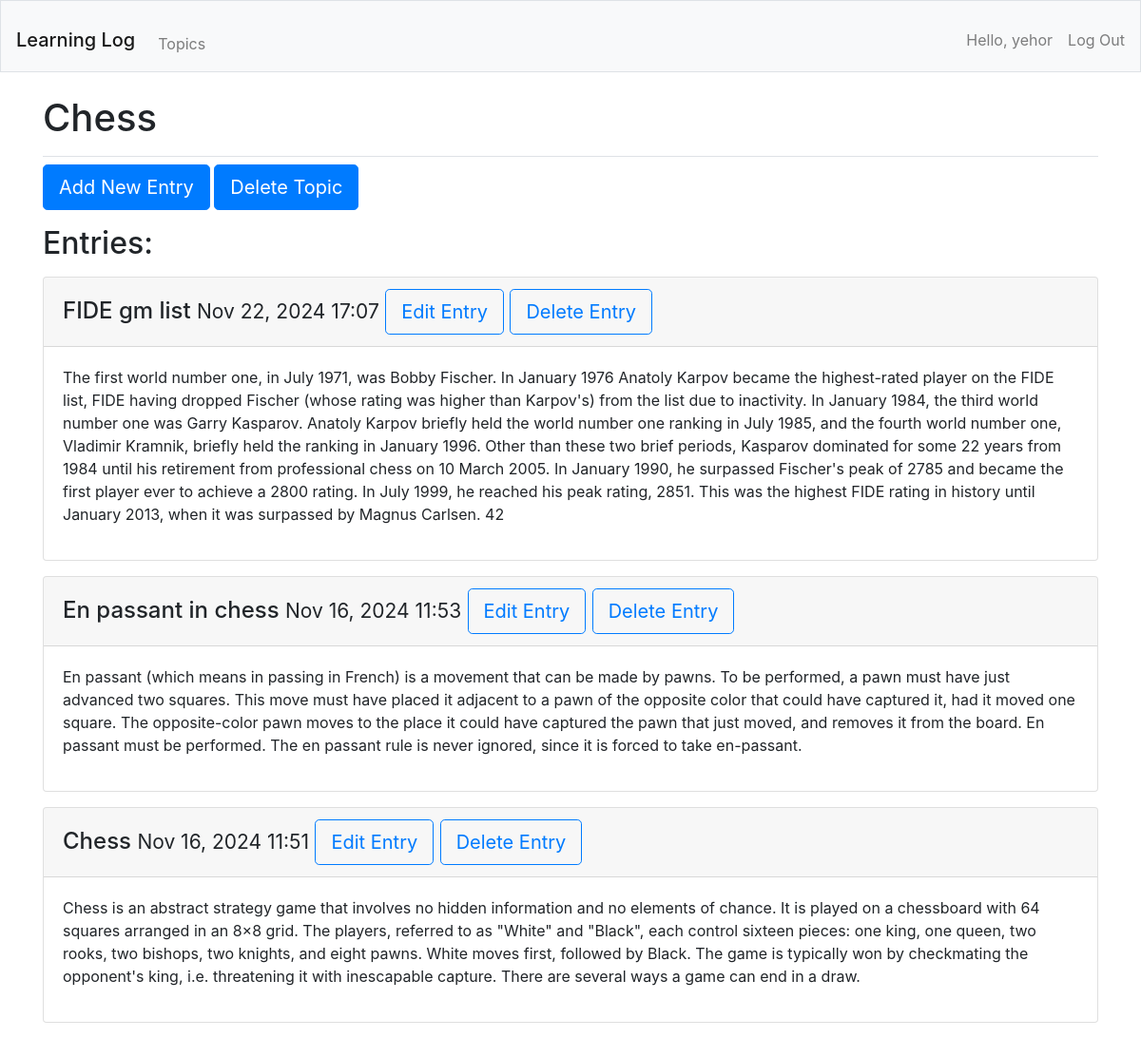
The page /topics/2/ (signed in) on the database its author committed.
### learning_logs/models.py (models this page shows, shortened)
class Topics(models.Model):
    text = models.CharField(max_length=200)
    date_added = models.DateTimeField(auto_now_add=True)
    owner = models.ForeignKey(User, on_delete=models.CASCADE)
    def __str__(self):
        return self.text

class Entry(models.Model):
    topic = models.ForeignKey(Topics, on_delete=models.CASCADE)
    title = models.CharField(max_length=200)
    text = models.TextField()
    date_added = models.DateTimeField(auto_now_add=True)
    class Meta:
        verbose_name_plural = 'entries'

### learning_logs/views.py (the view)
# urls.py: path('topics/<int:topic_id>/', views.topic, name='topic'),
@login_required
def topic(request, topic_id):
    topic = Topics.objects.get(id=topic_id)
    check_topic_owner(request, topic.owner)
    entries = topic.entry_set.order_by('-date_added')
    context = {'topic': topic, 'entries':entries}
    return render(request, 'learning_logs/topic.html', context)

### learning_logs/views.py (called while the page is built)
def check_topic_owner(request, owner):
    if owner != request.user:
        raise Http404

### learning_logs/templates/learning_logs/topic.html
{% extends 'learning_logs/base.html' %}
{% block page_header %}
    <h1>{{ topic }}</h1>
{% endblock page_header %}
{% block content %}
    <div class="mb-3">
        <a class="btn btn-lg btn-primary" href="{% url 'learning_logs:new_entry' topic.id %}">Add New Entry</a>
        <a class="btn btn-lg btn-primary" href="{% url 'learning_logs:delete_topic' topic.id %}">Delete Topic</a>
    </div>
    <div>
        <h2><p>Entries:</p></h2>
        {% for entry in entries %}
                <div class="card mb-3">
                    <h4 class="card-header">
                        {{ entry.title}}
                        <small>{{ entry.date_added|date:'M d, Y H:i' }}</small>
                        <a class="btn btn-lg btn-outline-primary " href="{% url 'learning_logs:edit_entry' entry.id %}">Edit Entry</a>
                        <a class="btn btn-lg btn-outline-primary " href="{% url 'learning_logs:delete_entry' topic.id entry.id %}">Delete Entry</a>
                    </h4>
                    <div class="card-body">
                        {{entry.text|linebreaks}}
                    </div>
                </div>
        {% empty %}
            <p>There are no entries for this topic yet.</p>
        {% endfor %}
    </div>
{% endblock content %}

### learning_logs/templates/learning_logs/base.html (shortened to what this page needs)
{% load bootstrap4 %}
<!doctype html>
<html lang="en">
<head>
    {% bootstrap_css %}
</head>
<body>
    <div>
        <nav class="navbar navbar-expand-md navbar-light bg-light mb-4 border">
        <h1><a class="navbar-brand mt-3" href="{% url 'learning_logs:index' %}">
            Learning Log</a></h1>
        <div class="collapse navbar-collapse" id="navbarCollapse">
            <ul class="navbar-nav mr-auto">
                <div class="mt-3">
                    <li class="nav-item">
                        <a class="nav-link" href="{% url 'learning_logs:topics' %}">Topics</a>
                    </li>
                </div>
            </ul>
            <ul class="navbar-nav ml-auto">
                {% if user.is_authenticated %}
                        <li class="nav-item">
                            <div class="mt-3">
                                <span class="navbar-text" style="padding-top: 0px; margin-right: 16px;">Hello, {{user.username}}</span>
                            </div>
                        </li>
                        <li class="nav-item">
                            <div class="mt-3">
                                <form method="post" action="{% url 'users:logout' %}">
                                    <button type="submit" class="nav-link" style="background:none; border:none; padding:0;">
                                        Log Out
                                    </button>
                                </form>
                            </div>
                        </li>
                {% endif %}
            </ul>
        </nav>
    </div>
    <main role="main" class="container">
        <div class="pb-2 mb-2 border-bottom">
            {% block page_header %}{% endblock page_header %}
        </div>
        <div>
            {% block content %}{% endblock content %}
        </div>
    </main>
</body>
</html>

### rows shown on the page
Topics: text "Chess"
Entry: title "FIDE gm list", date_added "Nov 22, 2024 17:07", text "The first world number one, in July 1971, was Bobby Fischer. In January 1976 Anatoly Karpov became the highest-rated player on the FIDE list, FIDE having dropped Fischer (whose rating was higher than Karpov's) from the list due to inactivity. In January 1984, the third world number one was Garry Kasparov. Anatoly Karpov briefly held the world number one ranking in July 1985, and the fourth world number one, Vladimir Kramnik, briefly held the ranking in January 1996. Other than these two brief periods, Kasparov dominated for some 22 years from 1984 until his retirement from professional chess on 10 March 2005. In January 1990, he surpassed Fischer's peak of 2785 and became the first player…"
Entry: title "En passant in chess", date_added "Nov 16, 2024 11:53", text "En passant (which means in passing in French) is a movement that can be made by pawns. To be performed, a pawn must have just advanced two squares. This move must have placed it adjacent to a pawn of the opposite color that could have captured it, had it moved one square. The opposite-color pawn moves to the place it could have captured the pawn that just moved, and removes it from the board. En passant must be performed. The en passant rule is never ignored, since it is forced to take en-passant."
Entry: title "Chess", date_added "Nov 16, 2024 11:51", text "Chess is an abstract strategy game that involves no hidden information and no elements of chance. It is played on a chessboard with 64 squares arranged in an 8×8 grid. The players, referred to as \"White\" and \"Black\", each control sixteen pieces: one king, one queen, two rooks, two bishops, two knights, and eight pawns. White moves first, followed by Black. The game is typically won by checkmating the opponent's king, i.e. threatening it with inescapable capture. There are several ways a game can end in a draw."

### other values the page prints
{{ user.username }} "yehor"
